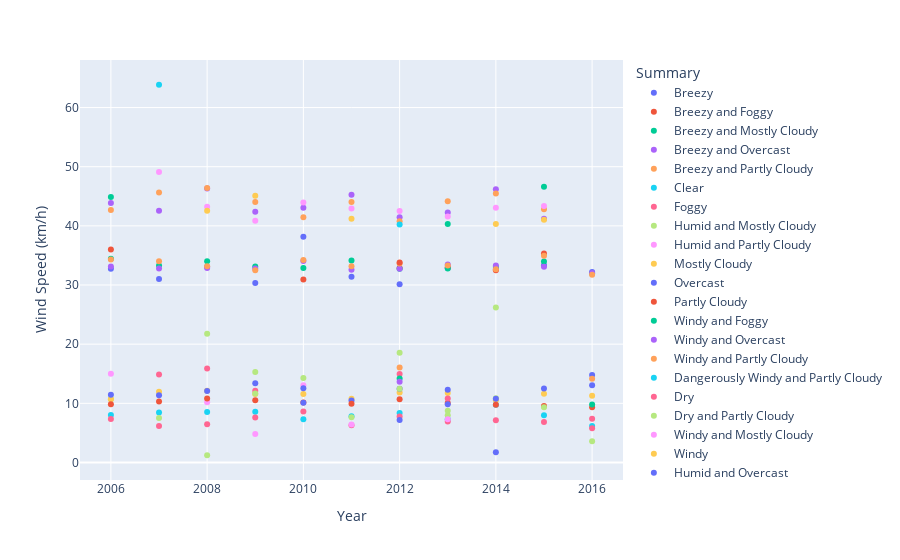

The code cell stored with this chart in its notebook:
### Code cell
fig.show()

### Figure 1 — Plotly figure (JSON) as saved in the notebook; plotly's stock layout.template omitted (floating-point values rounded to 4 significant figures)
{"data": [{"hovertemplate": "Summary=Breezy<br>Year=%{x}<br>Wind Speed (km/h)=%{y}<extra></extra>", "legendgroup": "Breezy", "marker": {"color": "#636efa", "symbol": "circle"}, "mode": "markers", "name": "Breezy", "orientation": "v", "showlegend": true, "type": "scatter", "x": [2006, 2007, 2008, 2009, 2010, 2011, 2012, 2013, 2014, 2015, 2016], "xaxis": "x", "y": [32.75, 31.02, 33.1, 30.32, 38.14, 31.39, 30.12, 32.89, 32.71, 33.34, 32.18], "yaxis": "y"}, {"hovertemplate": "Summary=Breezy and Foggy<br>Year=%{x}<br>Wind Speed (km/h)=%{y}<extra></extra>", "legendgroup": "Breezy and Foggy", "marker": {"color": "#EF553B", "symbol": "circle"}, "mode": "markers", "name": "Breezy and Foggy", "orientation": "v", "showlegend": true, "type": "scatter", "x": [2006, 2010, 2012, 2013, 2014, 2015], "xaxis": "x", "y": [35.99, 30.94, 32.88, 32.98, 32.49, 35.34], "yaxis": "y"}, {"hovertemplate": "Summary=Breezy and Mostly Cloudy<br>Year=%{x}<br>Wind Speed (km/h)=%{y}<extra></extra>", "legendgroup": "Breezy and Mostly Cloudy", "marker": {"color": "#00cc96", "symbol": "circle"}, "mode": "markers", "name": "Breezy and Mostly Cloudy", "orientation": "v", "showlegend": true, "type": "scatter", "x": [2006, 2007, 2008, 2009, 2010, 2011, 2012, 2013, 2014, 2015, 2016], "xaxis": "x", "y": [34.44, 33.29, 34.01, 33.13, 32.86, 34.15, 32.75, 32.81, 33.04, 33.98, 31.94], "yaxis": "y"}, {"hovertemplate": "Summary=Breezy and Overcast<br>Year=%{x}<br>Wind Speed (km/h)=%{y}<extra></extra>", "legendgroup": "Breezy and Overcast", "marker": {"color": "#ab63fa", "symbol": "circle"}, "mode": "markers", "name": "Breezy and Overcast", "orientation": "v", "showlegend": true, "type": "scatter", "x": [2006, 2007, 2008, 2009, 2010, 2011, 2012, 2013, 2014, 2015, 2016], "xaxis": "x", "y": [33.13, 32.79, 32.89, 32.81, 34.07, 32.58, 32.76, 33.47, 33.3, 33.07, 32.05], "yaxis": "y"}, {"hovertemplate": "Summary=Breezy and Partly Cloudy<br>Year=%{x}<br>Wind Speed (km/h)=%{y}<extra></extra>", "legendgroup": "Breezy and Partly Cloudy", "marker": {"color": "#FFA15A", "symbol": "circle"}, "mode": "markers", "name": "Breezy and Partly Cloudy", "orientation": "v", "showlegend": true, "type": "scatter", "x": [2006, 2007, 2008, 2009, 2010, 2011, 2012, 2013, 2014, 2015, 2016], "xaxis": "x", "y": [34.3, 34.02, 33.16, 32.49, 34.23, 33.19, 33.63, 33.3, 32.66, 34.96, 31.72], "yaxis": "y"}, {"hovertemplate": "Summary=Clear<br>Year=%{x}<br>Wind Speed (km/h)=%{y}<extra></extra>", "legendgroup": "Clear", "marker": {"color": "#19d3f3", "symbol": "circle"}, "mode": "markers", "name": "Clear", "orientation": "v", "showlegend": true, "type": "scatter", "x": [2006, 2007, 2008, 2009, 2010, 2011, 2012, 2013, 2014, 2015, 2016], "xaxis": "x", "y": [8.007, 8.46, 8.549, 8.571, 7.32, 7.829, 8.355, 7.298, 9.756, 7.977, 6.175], "yaxis": "y"}, {"hovertemplate": "Summary=Foggy<br>Year=%{x}<br>Wind Speed (km/h)=%{y}<extra></extra>", "legendgroup": "Foggy", "marker": {"color": "#FF6692", "symbol": "circle"}, "mode": "markers", "name": "Foggy", "orientation": "v", "showlegend": true, "type": "scatter", "x": [2006, 2007, 2008, 2009, 2010, 2011, 2012, 2013, 2014, 2015, 2016], "xaxis": "x", "y": [7.366, 6.156, 6.47, 7.597, 8.624, 6.307, 7.758, 6.936, 7.158, 6.837, 7.407], "yaxis": "y"}, {"hovertemplate": "Summary=Humid and Mostly Cloudy<br>Year=%{x}<br>Wind Speed (km/h)=%{y}<extra></extra>", "legendgroup": "Humid and Mostly Cloudy", "marker": {"color": "#B6E880", "symbol": "circle"}, "mode": "markers", "name": "Humid and Mostly Cloudy", "orientation": "v", "showlegend": true, "type": "scatter", "x": [2006, 2008, 2009, 2010, 2012, 2013, 2014, 2016], "xaxis": "x", "y": [10.73, 1.224, 15.3, 14.3, 18.55, 7.984, 10.86, 3.602], "yaxis": "y"}, {"hovertemplate": "Summary=Humid and Partly Cloudy<br>Year=%{x}<br>Wind Speed (km/h)=%{y}<extra></extra>", "legendgroup": "Humid and Partly Cloudy", "marker": {"color": "#FF97FF", "symbol": "circle"}, "mode": "markers", "name": "Humid and Partly Cloudy", "orientation": "v", "showlegend": true, "type": "scatter", "x": [2006, 2008, 2009, 2010, 2011, 2013], "xaxis": "x", "y": [15.0, 10.18, 4.83, 13.08, 6.435, 7.301], "yaxis": "y"}, {"hovertemplate": "Summary=Mostly Cloudy<br>Year=%{x}<br>Wind Speed (km/h)=%{y}<extra></extra>", "legendgroup": "Mostly Cloudy", "marker": {"color": "#FECB52", "symbol": "circle"}, "mode": "markers", "name": "Mostly Cloudy", "orientation": "v", "showlegend": true, "type": "scatter", "x": [2006, 2007, 2008, 2009, 2010, 2011, 2012, 2013, 2014, 2015, 2016], "xaxis": "x", "y": [10.69, 11.95, 12.12, 11.57, 11.57, 10.76, 11.85, 11.73, 10.52, 11.62, 11.29], "yaxis": "y"}, {"hovertemplate": "Summary=Overcast<br>Year=%{x}<br>Wind Speed (km/h)=%{y}<extra></extra>", "legendgroup": "Overcast", "marker": {"color": "#636efa", "symbol": "circle"}, "mode": "markers", "name": "Overcast", "orientation": "v", "showlegend": true, "type": "scatter", "x": [2006, 2007, 2008, 2009, 2010, 2011, 2012, 2013, 2014, 2015, 2016], "xaxis": "x", "y": [11.46, 11.36, 12.08, 13.41, 12.56, 10.48, 12.46, 12.29, 10.78, 12.5, 13.05], "yaxis": "y"}, {"hovertemplate": "Summary=Partly Cloudy<br>Year=%{x}<br>Wind Speed (km/h)=%{y}<extra></extra>", "legendgroup": "Partly Cloudy", "marker": {"color": "#EF553B", "symbol": "circle"}, "mode": "markers", "name": "Partly Cloudy", "orientation": "v", "showlegend": true, "type": "scatter", "x": [2006, 2007, 2008, 2009, 2010, 2011, 2012, 2013, 2014, 2015, 2016], "xaxis": "x", "y": [9.829, 10.32, 10.8, 10.54, 10.16, 9.912, 10.69, 10.07, 9.772, 9.538, 9.326], "yaxis": "y"}, {"hovertemplate": "Summary=Windy and Foggy<br>Year=%{x}<br>Wind Speed (km/h)=%{y}<extra></extra>", "legendgroup": "Windy and Foggy", "marker": {"color": "#00cc96", "symbol": "circle"}, "mode": "markers", "name": "Windy and Foggy", "orientation": "v", "showlegend": true, "type": "scatter", "x": [2006, 2013, 2015], "xaxis": "x", "y": [44.89, 40.31, 46.61], "yaxis": "y"}, {"hovertemplate": "Summary=Windy and Overcast<br>Year=%{x}<br>Wind Speed (km/h)=%{y}<extra></extra>", "legendgroup": "Windy and Overcast", "marker": {"color": "#ab63fa", "symbol": "circle"}, "mode": "markers", "name": "Windy and Overcast", "orientation": "v", "showlegend": true, "type": "scatter", "x": [2006, 2007, 2008, 2009, 2010, 2011, 2012, 2013, 2014, 2015], "xaxis": "x", "y": [43.88, 42.54, 46.3, 42.4, 43.07, 45.25, 41.44, 42.24, 46.19, 41.2], "yaxis": "y"}, {"hovertemplate": "Summary=Windy and Partly Cloudy<br>Year=%{x}<br>Wind Speed (km/h)=%{y}<extra></extra>", "legendgroup": "Windy and Partly Cloudy", "marker": {"color": "#FFA15A", "symbol": "circle"}, "mode": "markers", "name": "Windy and Partly Cloudy", "orientation": "v", "showlegend": true, "type": "scatter", "x": [2006, 2007, 2008, 2009, 2010, 2011, 2012, 2013, 2014, 2015], "xaxis": "x", "y": [42.67, 45.62, 46.42, 44.01, 41.46, 44.04, 40.79, 44.17, 45.49, 42.79], "yaxis": "y"}, {"hovertemplate": "Summary=Dangerously Windy and Partly Cloudy<br>Year=%{x}<br>Wind Speed (km/h)=%{y}<extra></extra>", "legendgroup": "Dangerously Windy and Partly Cloudy", "marker": {"color": "#19d3f3", "symbol": "circle"}, "mode": "markers", "name": "Dangerously Windy and Partly Cloudy", "orientation": "v", "showlegend": true, "type": "scatter", "x": [2007], "xaxis": "x", "y": [63.85], "yaxis": "y"}, {"hovertemplate": "Summary=Dry<br>Year=%{x}<br>Wind Speed (km/h)=%{y}<extra></extra>", "legendgroup": "Dry", "marker": {"color": "#FF6692", "symbol": "circle"}, "mode": "markers", "name": "Dry", "orientation": "v", "showlegend": true, "type": "scatter", "x": [2007, 2008, 2009, 2012, 2013], "xaxis": "x", "y": [14.87, 15.87, 12.11, 14.96, 10.82], "yaxis": "y"}, {"hovertemplate": "Summary=Dry and Partly Cloudy<br>Year=%{x}<br>Wind Speed (km/h)=%{y}<extra></extra>", "legendgroup": "Dry and Partly Cloudy", "marker": {"color": "#B6E880", "symbol": "circle"}, "mode": "markers", "name": "Dry and Partly Cloudy", "orientation": "v", "showlegend": true, "type": "scatter", "x": [2007, 2008, 2009, 2011, 2012, 2013, 2014, 2015], "xaxis": "x", "y": [7.531, 21.77, 11.66, 7.648, 12.46, 8.729, 26.19, 9.322], "yaxis": "y"}, {"hovertemplate": "Summary=Windy and Mostly Cloudy<br>Year=%{x}<br>Wind Speed (km/h)=%{y}<extra></extra>", "legendgroup": "Windy and Mostly Cloudy", "marker": {"color": "#FF97FF", "symbol": "circle"}, "mode": "markers", "name": "Windy and Mostly Cloudy", "orientation": "v", "showlegend": true, "type": "scatter", "x": [2007, 2008, 2009, 2010, 2011, 2012, 2013, 2014, 2015], "xaxis": "x", "y": [49.1, 43.22, 40.88, 43.94, 42.95, 42.53, 41.57, 43.06, 43.37], "yaxis": "y"}, {"hovertemplate": "Summary=Windy<br>Year=%{x}<br>Wind Speed (km/h)=%{y}<extra></extra>", "legendgroup": "Windy", "marker": {"color": "#FECB52", "symbol": "circle"}, "mode": "markers", "name": "Windy", "orientation": "v", "showlegend": true, "type": "scatter", "x": [2008, 2009, 2011, 2014, 2015], "xaxis": "x", "y": [42.54, 45.08, 41.2, 40.3, 41.04], "yaxis": "y"}, {"hovertemplate": "Summary=Humid and Overcast<br>Year=%{x}<br>Wind Speed (km/h)=%{y}<extra></extra>", "legendgroup": "Humid and Overcast", "marker": {"color": "#636efa", "symbol": "circle"}, "mode": "markers", "name": "Humid and Overcast", "orientation": "v", "showlegend": true, "type": "scatter", "x": [2010, 2012, 2013, 2014, 2016], "xaxis": "x", "y": [10.08, 7.165, 9.829, 1.723, 14.78], "yaxis": "y"}, {"hovertemplate": "Summary=Breezy and Dry<br>Year=%{x}<br>Wind Speed (km/h)=%{y}<extra></extra>", "legendgroup": "Breezy and Dry", "marker": {"color": "#EF553B", "symbol": "circle"}, "mode": "markers", "name": "Breezy and Dry", "orientation": "v", "showlegend": true, "type": "scatter", "x": [2012], "xaxis": "x", "y": [33.81], "yaxis": "y"}, {"hovertemplate": "Summary=Drizzle<br>Year=%{x}<br>Wind Speed (km/h)=%{y}<extra></extra>", "legendgroup": "Drizzle", "marker": {"color": "#00cc96", "symbol": "circle"}, "mode": "markers", "name": "Drizzle", "orientation": "v", "showlegend": true, "type": "scatter", "x": [2012, 2016], "xaxis": "x", "y": [14.18, 9.794], "yaxis": "y"}, {"hovertemplate": "Summary=Dry and Mostly Cloudy<br>Year=%{x}<br>Wind Speed (km/h)=%{y}<extra></extra>", "legendgroup": "Dry and Mostly Cloudy", "marker": {"color": "#ab63fa", "symbol": "circle"}, "mode": "markers", "name": "Dry and Mostly Cloudy", "orientation": "v", "showlegend": true, "type": "scatter", "x": [2012], "xaxis": "x", "y": [13.67], "yaxis": "y"}, {"hovertemplate": "Summary=Light Rain<br>Year=%{x}<br>Wind Speed (km/h)=%{y}<extra></extra>", "legendgroup": "Light Rain", "marker": {"color": "#FFA15A", "symbol": "circle"}, "mode": "markers", "name": "Light Rain", "orientation": "v", "showlegend": true, "type": "scatter", "x": [2012, 2016], "xaxis": "x", "y": [16.05, 14.17], "yaxis": "y"}, {"hovertemplate": "Summary=Windy and Dry<br>Year=%{x}<br>Wind Speed (km/h)=%{y}<extra></extra>", "legendgroup": "Windy and Dry", "marker": {"color": "#19d3f3", "symbol": "circle"}, "mode": "markers", "name": "Windy and Dry", "orientation": "v", "showlegend": true, "type": "scatter", "x": [2012], "xaxis": "x", "y": [40.25], "yaxis": "y"}, {"hovertemplate": "Summary=Rain<br>Year=%{x}<br>Wind Speed (km/h)=%{y}<extra></extra>", "legendgroup": "Rain", "marker": {"color": "#FF6692", "symbol": "circle"}, "mode": "markers", "name": "Rain", "orientation": "v", "showlegend": true, "type": "scatter", "x": [2016], "xaxis": "x", "y": [5.798], "yaxis": "y"}], "layout": {"legend": {"title": {"text": "Summary"}, "tracegroupgap": 0}, "margin": {"t": 60}, "xaxis": {"anchor": "y", "domain": [0, 1], "title": {"text": "Year"}}, "yaxis": {"anchor": "x", "domain": [0, 1], "title": {"text": "Wind Speed (km/h)"}}}}
